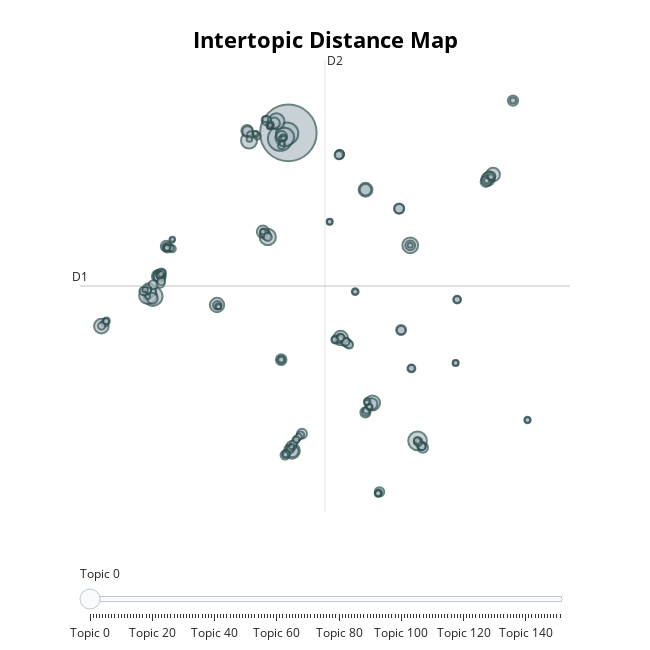

Notebook source saved alongside this figure:
### Code cell
model.visualize_topics()

### Figure 1 — Plotly figure (JSON) as saved in the notebook; plotly's stock layout.template omitted (floating-point values rounded to 4 significant figures; data arrays with more than 128 entries replaced by an {"elided": "..."} marker saying what was removed)
{"data": [{"customdata": {"elided": "152x3 mixed values"}, "hovertemplate": "<b>Topic %{customdata[0]}</b><br>Words: %{customdata[1]}<br>Size: %{customdata[2]}", "legendgroup": "", "marker": {"color": "#B0BEC5", "line": {"color": "DarkSlateGrey", "width": 2}, "size": {"elided": "152 int values"}, "sizemode": "area", "sizeref": 0.835, "symbol": "circle"}, "mode": "markers", "name": "", "orientation": "v", "showlegend": false, "type": "scatter", "x": {"elided": "152 float values"}, "xaxis": "x", "y": {"elided": "152 float values"}, "yaxis": "y"}], "layout": {"annotations": [{"showarrow": false, "text": "D1", "x": -12.63, "y": 5.751, "yshift": 10}, {"showarrow": false, "text": "D2", "x": 6.22, "xshift": 10, "y": 21.02}], "height": 650, "hoverlabel": {"bgcolor": "white", "font": {"family": "Rockwell", "size": 16}}, "legend": {"itemsizing": "constant", "tracegroupgap": 0}, "margin": {"t": 60}, "shapes": [{"line": {"color": "#CFD8DC", "width": 2}, "type": "line", "x0": 6.22, "x1": 6.22, "y0": -9.523, "y1": 21.02}, {"line": {"color": "#9E9E9E", "width": 2}, "type": "line", "x0": -12.63, "x1": 25.07, "y0": 5.751, "y1": 5.751}], "sliders": [{"active": 0, "pad": {"t": 50}, "steps": [{"args": [{"marker.color": {"elided": "1x152 str values"}}], "label": "Topic 0", "method": "update"}, {"args": [{"marker.color": {"elided": "1x152 str values"}}], "label": "Topic 1", "method": "update"}, {"args": [{"marker.color": {"elided": "1x152 str values"}}], "label": "Topic 2", "method": "update"}, {"args": [{"marker.color": {"elided": "1x152 str values"}}], "label": "Topic 3", "method": "update"}, {"args": [{"marker.color": {"elided": "1x152 str values"}}], "label": "Topic 4", "method": "update"}, {"args": [{"marker.color": {"elided": "1x152 str values"}}], "label": "Topic 5", "method": "update"}, {"args": [{"marker.color": {"elided": "1x152 str values"}}], "label": "Topic 6", "method": "update"}, {"args": [{"marker.color": {"elided": "1x152 str values"}}], "label": "Topic 7", "method": "update"}, {"args": [{"marker.color": {"elided": "1x152 str values"}}], "label": "Topic 8", "method": "update"}, {"args": [{"marker.color": {"elided": "1x152 str values"}}], "label": "Topic 9", "method": "update"}, {"args": [{"marker.color": {"elided": "1x152 str values"}}], "label": "Topic 10", "method": "update"}, {"args": [{"marker.color": {"elided": "1x152 str values"}}], "label": "Topic 11", "method": "update"}, {"args": [{"marker.color": {"elided": "1x152 str values"}}], "label": "Topic 12", "method": "update"}, {"args": [{"marker.color": {"elided": "1x152 str values"}}], "label": "Topic 13", "method": "update"}, {"args": [{"marker.color": {"elided": "1x152 str values"}}], "label": "Topic 14", "method": "update"}, {"args": [{"marker.color": {"elided": "1x152 str values"}}], "label": "Topic 15", "method": "update"}, {"args": [{"marker.color": {"elided": "1x152 str values"}}], "label": "Topic 16", "method": "update"}, {"args": [{"marker.color": {"elided": "1x152 str values"}}], "label": "Topic 17", "method": "update"}, {"args": [{"marker.color": {"elided": "1x152 str values"}}], "label": "Topic 18", "method": "update"}, {"args": [{"marker.color": {"elided": "1x152 str values"}}], "label": "Topic 19", "method": "update"}, {"args": [{"marker.color": {"elided": "1x152 str values"}}], "label": "Topic 20", "method": "update"}, {"args": [{"marker.color": {"elided": "1x152 str values"}}], "label": "Topic 21", "method": "update"}, {"args": [{"marker.color": {"elided": "1x152 str values"}}], "label": "Topic 22", "method": "update"}, {"args": [{"marker.color": {"elided": "1x152 str values"}}], "label": "Topic 23", "method": "update"}, {"args": [{"marker.color": {"elided": "1x152 str values"}}], "label": "Topic 24", "method": "update"}, {"args": [{"marker.color": {"elided": "1x152 str values"}}], "label": "Topic 25", "method": "update"}, {"args": [{"marker.color": {"elided": "1x152 str values"}}], "label": "Topic 26", "method": "update"}, {"args": [{"marker.color": {"elided": "1x152 str values"}}], "label": "Topic 27", "method": "update"}, {"args": [{"marker.color": {"elided": "1x152 str values"}}], "label": "Topic 28", "method": "update"}, {"args": [{"marker.color": {"elided": "1x152 str values"}}], "label": "Topic 29", "method": "update"}, {"args": [{"marker.color": {"elided": "1x152 str values"}}], "label": "Topic 30", "method": "update"}, {"args": [{"marker.color": {"elided": "1x152 str values"}}], "label": "Topic 31", "method": "update"}, {"args": [{"marker.color": {"elided": "1x152 str values"}}], "label": "Topic 32", "method": "update"}, {"args": [{"marker.color": {"elided": "1x152 str values"}}], "label": "Topic 33", "method": "update"}, {"args": [{"marker.color": {"elided": "1x152 str values"}}], "label": "Topic 34", "method": "update"}, {"args": [{"marker.color": {"elided": "1x152 str values"}}], "label": "Topic 35", "method": "update"}, {"args": [{"marker.color": {"elided": "1x152 str values"}}], "label": "Topic 36", "method": "update"}, {"args": [{"marker.color": {"elided": "1x152 str values"}}], "label": "Topic 37", "method": "update"}, {"args": [{"marker.color": {"elided": "1x152 str values"}}], "label": "Topic 38", "method": "update"}, {"args": [{"marker.color": {"elided": "1x152 str values"}}], "label": "Topic 39", "method": "update"}, {"args": [{"marker.color": {"elided": "1x152 str values"}}], "label": "Topic 40", "method": "update"}, {"args": [{"marker.color": {"elided": "1x152 str values"}}], "label": "Topic 41", "method": "update"}, {"args": [{"marker.color": {"elided": "1x152 str values"}}], "label": "Topic 42", "method": "update"}, {"args": [{"marker.color": {"elided": "1x152 str values"}}], "label": "Topic 43", "method": "update"}, {"args": [{"marker.color": {"elided": "1x152 str values"}}], "label": "Topic 44", "method": "update"}, {"args": [{"marker.color": {"elided": "1x152 str values"}}], "label": "Topic 45", "method": "update"}, {"args": [{"marker.color": {"elided": "1x152 str values"}}], "label": "Topic 46", "method": "update"}, {"args": [{"marker.color": {"elided": "1x152 str values"}}], "label": "Topic 47", "method": "update"}, {"args": [{"marker.color": {"elided": "1x152 str values"}}], "label": "Topic 48", "method": "update"}, {"args": [{"marker.color": {"elided": "1x152 str values"}}], "label": "Topic 49", "method": "update"}, {"args": [{"marker.color": {"elided": "1x152 str values"}}], "label": "Topic 50", "method": "update"}, {"args": [{"marker.color": {"elided": "1x152 str values"}}], "label": "Topic 51", "method": "update"}, {"args": [{"marker.color": {"elided": "1x152 str values"}}], "label": "Topic 52", "method": "update"}, {"args": [{"marker.color": {"elided": "1x152 str values"}}], "label": "Topic 53", "method": "update"}, {"args": [{"marker.color": {"elided": "1x152 str values"}}], "label": "Topic 54", "method": "update"}, {"args": [{"marker.color": {"elided": "1x152 str values"}}], "label": "Topic 55", "method": "update"}, {"args": [{"marker.color": {"elided": "1x152 str values"}}], "label": "Topic 56", "method": "update"}, {"args": [{"marker.color": {"elided": "1x152 str values"}}], "label": "Topic 57", "method": "update"}, {"args": [{"marker.color": {"elided": "1x152 str values"}}], "label": "Topic 58", "method": "update"}, {"args": [{"marker.color": {"elided": "1x152 str values"}}], "label": "Topic 59", "method": "update"}, {"args": [{"marker.color": {"elided": "1x152 str values"}}], "label": "Topic 60", "method": "update"}, {"args": [{"marker.color": {"elided": "1x152 str values"}}], "label": "Topic 61", "method": "update"}, {"args": [{"marker.color": {"elided": "1x152 str values"}}], "label": "Topic 62", "method": "update"}, {"args": [{"marker.color": {"elided": "1x152 str values"}}], "label": "Topic 63", "method": "update"}, {"args": [{"marker.color": {"elided": "1x152 str values"}}], "label": "Topic 64", "method": "update"}, {"args": [{"marker.color": {"elided": "1x152 str values"}}], "label": "Topic 65", "method": "update"}, {"args": [{"marker.color": {"elided": "1x152 str values"}}], "label": "Topic 66", "method": "update"}, {"args": [{"marker.color": {"elided": "1x152 str values"}}], "label": "Topic 67", "method": "update"}, {"args": [{"marker.color": {"elided": "1x152 str values"}}], "label": "Topic 68", "method": "update"}, {"args": [{"marker.color": {"elided": "1x152 str values"}}], "label": "Topic 69", "method": "update"}, {"args": [{"marker.color": {"elided": "1x152 str values"}}], "label": "Topic 70", "method": "update"}, {"args": [{"marker.color": {"elided": "1x152 str values"}}], "label": "Topic 71", "method": "update"}, {"args": [{"marker.color": {"elided": "1x152 str values"}}], "label": "Topic 72", "method": "update"}, {"args": [{"marker.color": {"elided": "1x152 str values"}}], "label": "Topic 73", "method": "update"}, {"args": [{"marker.color": {"elided": "1x152 str values"}}], "label": "Topic 74", "method": "update"}, {"args": [{"marker.color": {"elided": "1x152 str values"}}], "label": "Topic 75", "method": "update"}, {"args": [{"marker.color": {"elided": "1x152 str values"}}], "label": "Topic 76", "method": "update"}, {"args": [{"marker.color": {"elided": "1x152 str values"}}], "label": "Topic 77", "method": "update"}, {"args": [{"marker.color": {"elided": "1x152 str values"}}], "label": "Topic 78", "method": "update"}, {"args": [{"marker.color": {"elided": "1x152 str values"}}], "label": "Topic 79", "method": "update"}, {"args": [{"marker.color": {"elided": "1x152 str values"}}], "label": "Topic 80", "method": "update"}, {"args": [{"marker.color": {"elided": "1x152 str values"}}], "label": "Topic 81", "method": "update"}, {"args": [{"marker.color": {"elided": "1x152 str values"}}], "label": "Topic 82", "method": "update"}, {"args": [{"marker.color": {"elided": "1x152 str values"}}], "label": "Topic 83", "method": "update"}, {"args": [{"marker.color": {"elided": "1x152 str values"}}], "label": "Topic 84", "method": "update"}, {"args": [{"marker.color": {"elided": "1x152 str values"}}], "label": "Topic 85", "method": "update"}, {"args": [{"marker.color": {"elided": "1x152 str values"}}], "label": "Topic 86", "method": "update"}, {"args": [{"marker.color": {"elided": "1x152 str values"}}], "label": "Topic 87", "method": "update"}, {"args": [{"marker.color": {"elided": "1x152 str values"}}], "label": "Topic 88", "method": "update"}, {"args": [{"marker.color": {"elided": "1x152 str values"}}], "label": "Topic 89", "method": "update"}, {"args": [{"marker.color": {"elided": "1x152 str values"}}], "label": "Topic 90", "method": "update"}, {"args": [{"marker.color": {"elided": "1x152 str values"}}], "label": "Topic 91", "method": "update"}, {"args": [{"marker.color": {"elided": "1x152 str values"}}], "label": "Topic 92", "method": "update"}, {"args": [{"marker.color": {"elided": "1x152 str values"}}], "label": "Topic 93", "method": "update"}, {"args": [{"marker.color": {"elided": "1x152 str values"}}], "label": "Topic 94", "method": "update"}, {"args": [{"marker.color": {"elided": "1x152 str values"}}], "label": "Topic 95", "method": "update"}, {"args": [{"marker.color": {"elided": "1x152 str values"}}], "label": "Topic 96", "method": "update"}, {"args": [{"marker.color": {"elided": "1x152 str values"}}], "label": "Topic 97", "method": "update"}, {"args": [{"marker.color": {"elided": "1x152 str values"}}], "label": "Topic 98", "method": "update"}, {"args": [{"marker.color": {"elided": "1x152 str values"}}], "label": "Topic 99", "method": "update"}, {"args": [{"marker.color": {"elided": "1x152 str values"}}], "label": "Topic 100", "method": "update"}, {"args": [{"marker.color": {"elided": "1x152 str values"}}], "label": "Topic 101", "method": "update"}, {"args": [{"marker.color": {"elided": "1x152 str values"}}], "label": "Topic 102", "method": "update"}, {"args": [{"marker.color": {"elided": "1x152 str values"}}], "label": "Topic 103", "method": "update"}, {"args": [{"marker.color": {"elided": "1x152 str values"}}], "label": "Topic 104", "method": "update"}, {"args": [{"marker.color": {"elided": "1x152 str values"}}], "label": "Topic 105", "method": "update"}, {"args": [{"marker.color": {"elided": "1x152 str values"}}], "label": "Topic 106", "method": "update"}, {"args": [{"marker.color": {"elided": "1x152 str values"}}], "label": "Topic 107", "method": "update"}, {"args": [{"marker.color": {"elided": "1x152 str values"}}], "label": "Topic 108", "method": "update"}, {"args": [{"marker.color": {"elided": "1x152 str values"}}], "label": "Topic 109", "method": "update"}, {"args": [{"marker.color": {"elided": "1x152 str values"}}], "label": "Topic 110", "method": "update"}, {"args": [{"marker.color": {"elided": "1x152 str values"}}], "label": "Topic 111", "method": "update"}, {"args": [{"marker.color": {"elided": "1x152 str values"}}], "label": "Topic 112", "method": "update"}, {"args": [{"marker.color": {"elided": "1x152 str values"}}], "label": "Topic 113", "method": "update"}, {"args": [{"marker.color": {"elided": "1x152 str values"}}], "label": "Topic 114", "method": "update"}, {"args": [{"marker.color": {"elided": "1x152 str values"}}], "label": "Topic 115", "method": "update"}, {"args": [{"marker.color": {"elided": "1x152 str values"}}], "label": "Topic 116", "method": "update"}, {"args": [{"marker.color": {"elided": "1x152 str values"}}], "label": "Topic 117", "method": "update"}, {"args": [{"marker.color": {"elided": "1x152 str values"}}], "label": "Topic 118", "method": "update"}, {"args": [{"marker.color": {"elided": "1x152 str values"}}], "label": "Topic 119", "method": "update"}, {"args": [{"marker.color": {"elided": "1x152 str values"}}], "label": "Topic 120", "method": "update"}, {"args": [{"marker.color": {"elided": "1x152 str values"}}], "label": "Topic 121", "method": "update"}, {"args": [{"marker.color": {"elided": "1x152 str values"}}], "label": "Topic 122", "method": "update"}, {"args": [{"marker.color": {"elided": "1x152 str values"}}], "label": "Topic 123", "method": "update"}, {"args": [{"marker.color": {"elided": "1x152 str values"}}], "label": "Topic 124", "method": "update"}, {"args": [{"marker.color": {"elided": "1x152 str values"}}], "label": "Topic 125", "method": "update"}, {"args": [{"marker.color": {"elided": "1x152 str values"}}], "label": "Topic 126", "method": "update"}, {"args": [{"marker.color": {"elided": "1x152 str values"}}], "label": "Topic 127", "method": "update"}, {"args": [{"marker.color": {"elided": "1x152 str values"}}], "label": "Topic 128", "method": "update"}, {"args": [{"marker.color": {"elided": "1x152 str values"}}], "label": "Topic 129", "method": "update"}, {"args": [{"marker.color": {"elided": "1x152 str values"}}], "label": "Topic 130", "method": "update"}, {"args": [{"marker.color": {"elided": "1x152 str values"}}], "label": "Topic 131", "method": "update"}, {"args": [{"marker.color": {"elided": "1x152 str values"}}], "label": "Topic 132", "method": "update"}, {"args": [{"marker.color": {"elided": "1x152 str values"}}], "label": "Topic 133", "method": "update"}, {"args": [{"marker.color": {"elided": "1x152 str values"}}], "label": "Topic 134", "method": "update"}, {"args": [{"marker.color": {"elided": "1x152 str values"}}], "label": "Topic 135", "method": "update"}, {"args": [{"marker.color": {"elided": "1x152 str values"}}], "label": "Topic 136", "method": "update"}, {"args": [{"marker.color": {"elided": "1x152 str values"}}], "label": "Topic 137", "method": "update"}, {"args": [{"marker.color": {"elided": "1x152 str values"}}], "label": "Topic 138", "method": "update"}, {"args": [{"marker.color": {"elided": "1x152 str values"}}], "label": "Topic 139", "method": "update"}, {"args": [{"marker.color": {"elided": "1x152 str values"}}], "label": "Topic 140", "method": "update"}, {"args": [{"marker.color": {"elided": "1x152 str values"}}], "label": "Topic 141", "method": "update"}, {"args": [{"marker.color": {"elided": "1x152 str values"}}], "label": "Topic 142", "method": "update"}, {"args": [{"marker.color": {"elided": "1x152 str values"}}], "label": "Topic 143", "method": "update"}, {"args": [{"marker.color": {"elided": "1x152 str values"}}], "label": "Topic 144", "method": "update"}, {"args": [{"marker.color": {"elided": "1x152 str values"}}], "label": "Topic 145", "method": "update"}, {"args": [{"marker.color": {"elided": "1x152 str values"}}], "label": "Topic 146", "method": "update"}, {"args": [{"marker.color": {"elided": "1x152 str values"}}], "label": "Topic 147", "method": "update"}, {"args": [{"marker.color": {"elided": "1x152 str values"}}], "label": "Topic 148", "method": "update"}, {"args": [{"marker.color": {"elided": "1x152 str values"}}], "label": "Topic 149", "method": "update"}, {"args": [{"marker.color": {"elided": "1x152 str values"}}], "label": "Topic 150", "method": "update"}, {"args": [{"marker.color": {"elided": "1x152 str values"}}], "label": "Topic 151", "method": "update"}]}], "title": {"font": {"color": "Black", "size": 22}, "text": "<b>Intertopic Distance Map", "x": 0.5, "xanchor": "center", "y": 0.95, "yanchor": "top"}, "width": 650, "xaxis": {"anchor": "y", "domain": [0, 1], "range": [-12.63, 25.07], "title": {"text": ""}, "visible": false}, "yaxis": {"anchor": "x", "domain": [0, 1], "range": [-9.523, 21.02], "title": {"text": ""}, "visible": false}}}
